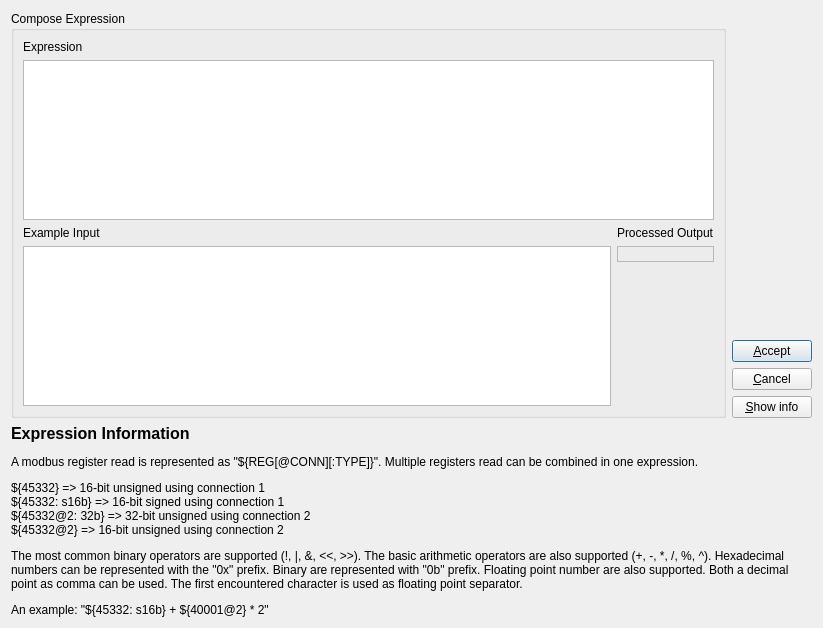
<?xml version="1.0" encoding="UTF-8"?>
<ui version="4.0">
 <class>ExpressionsDialog</class>
 <widget class="QDialog" name="ExpressionsDialog">
  <property name="windowModality">
   <enum>Qt::WindowModal</enum>
  </property>
  <property name="geometry">
   <rect>
    <x>0</x>
    <y>0</y>
    <width>823</width>
    <height>628</height>
   </rect>
  </property>
  <property name="windowTitle">
   <string>Compose expression</string>
  </property>
  <property name="sizeGripEnabled">
   <bool>false</bool>
  </property>
  <layout class="QVBoxLayout" name="verticalLayout_3" stretch="0,1">
   <property name="sizeConstraint">
    <enum>QLayout::SetNoConstraint</enum>
   </property>
   <item>
    <layout class="QHBoxLayout" name="horizontalLayout_3">
     <item>
      <layout class="QVBoxLayout" name="verticalLayout">
       <item>
        <widget class="QGroupBox" name="groupBox">
         <property name="sizePolicy">
          <sizepolicy hsizetype="Minimum" vsizetype="Minimum">
           <horstretch>0</horstretch>
           <verstretch>0</verstretch>
          </sizepolicy>
         </property>
         <property name="title">
          <string>Compose Expression</string>
         </property>
         <layout class="QGridLayout" name="gridLayout" columnstretch="1,0">
          <item row="5" column="0">
           <widget class="QTableWidget" name="tblExpressionInput"/>
          </item>
          <item row="5" column="1">
           <layout class="QVBoxLayout" name="verticalLayout_5">
            <item>
             <widget class="QLabel" name="lblOut">
              <property name="frameShape">
               <enum>QFrame::StyledPanel</enum>
              </property>
              <property name="text">
               <string/>
              </property>
              <property name="alignment">
               <set>Qt::AlignCenter</set>
              </property>
             </widget>
            </item>
            <item>
             <spacer name="verticalSpacer_2">
              <property name="orientation">
               <enum>Qt::Vertical</enum>
              </property>
              <property name="sizeHint" stdset="0">
               <size>
                <width>20</width>
                <height>40</height>
               </size>
              </property>
             </spacer>
            </item>
           </layout>
          </item>
          <item row="3" column="1">
           <widget class="QLabel" name="label_6">
            <property name="text">
             <string>Processed Output</string>
            </property>
           </widget>
          </item>
          <item row="3" column="0">
           <widget class="QLabel" name="label_5">
            <property name="text">
             <string>Example Input</string>
            </property>
           </widget>
          </item>
          <item row="1" column="0">
           <widget class="QLabel" name="label">
            <property name="text">
             <string>Expression</string>
            </property>
            <property name="alignment">
             <set>Qt::AlignLeading|Qt::AlignLeft|Qt::AlignVCenter</set>
            </property>
           </widget>
          </item>
          <item row="2" column="0" colspan="2">
           <widget class="QPlainTextEdit" name="lineExpression"/>
          </item>
         </layout>
        </widget>
       </item>
      </layout>
     </item>
     <item>
      <layout class="QVBoxLayout" name="verticalLayout_2">
       <item>
        <spacer name="verticalSpacer_3">
         <property name="orientation">
          <enum>Qt::Vertical</enum>
         </property>
         <property name="sizeHint" stdset="0">
          <size>
           <width>20</width>
           <height>40</height>
          </size>
         </property>
        </spacer>
       </item>
       <item>
        <widget class="QPushButton" name="btnAccept">
         <property name="text">
          <string>&amp;Accept</string>
         </property>
        </widget>
       </item>
       <item>
        <widget class="QPushButton" name="btnCancel">
         <property name="text">
          <string>&amp;Cancel</string>
         </property>
        </widget>
       </item>
       <item>
        <widget class="QPushButton" name="btnInfo">
         <property name="text">
          <string>&amp;Show info</string>
         </property>
         <property name="checkable">
          <bool>true</bool>
         </property>
        </widget>
       </item>
      </layout>
     </item>
    </layout>
   </item>
   <item>
    <widget class="QWidget" name="widgetInfo" native="true">
     <layout class="QVBoxLayout" name="verticalLayout_4">
      <property name="spacing">
       <number>0</number>
      </property>
      <property name="leftMargin">
       <number>0</number>
      </property>
      <property name="topMargin">
       <number>0</number>
      </property>
      <property name="rightMargin">
       <number>0</number>
      </property>
      <property name="bottomMargin">
       <number>0</number>
      </property>
      <item>
       <widget class="QLabel" name="lblInfo">
        <property name="sizePolicy">
         <sizepolicy hsizetype="Preferred" vsizetype="Minimum">
          <horstretch>0</horstretch>
          <verstretch>0</verstretch>
         </sizepolicy>
        </property>
        <property name="text">
         <string>&lt;html&gt;&lt;head/&gt;&lt;body&gt;&lt;p&gt;&lt;span style=&quot; font-size:12pt; font-weight:600;&quot;&gt;Expression Information&lt;/span&gt;&lt;/p&gt;&lt;p&gt;A modbus register read is represented as &amp;quot;${REG[@CONN][:TYPE]}&amp;quot;. Multiple registers read can be combined in one expression.&lt;/p&gt;&lt;p&gt;${45332} =&amp;gt; 16-bit unsigned using connection 1&lt;br/&gt;${45332: s16b} =&amp;gt; 16-bit signed using connection 1&lt;br/&gt;${45332@2: 32b} =&amp;gt; 32-bit unsigned using connection 2&lt;br/&gt;${45332@2} =&amp;gt; 16-bit unsigned using connection 2&lt;/p&gt;&lt;p&gt;The most common binary operators are supported (!, |, &amp;amp;, &amp;lt;&amp;lt;, &amp;gt;&amp;gt;). The basic arithmetic operators are also supported (+, -, *, /, %, ^). Hexadecimal numbers can be represented with the &amp;quot;0x&amp;quot; prefix. Binary are represented with &amp;quot;0b&amp;quot; prefix. Floating point number are also supported. Both a decimal point as comma can be used. The first encountered character is used as floating point separator.&lt;/p&gt;&lt;p&gt;An example: &amp;quot;${45332: s16b} + ${40001@2} * 2&amp;quot;&lt;/p&gt;&lt;/body&gt;&lt;/html&gt;</string>
        </property>
        <property name="wordWrap">
         <bool>true</bool>
        </property>
       </widget>
      </item>
     </layout>
    </widget>
   </item>
  </layout>
 </widget>
 <tabstops>
  <tabstop>btnAccept</tabstop>
  <tabstop>btnCancel</tabstop>
  <tabstop>btnInfo</tabstop>
 </tabstops>
 <resources/>
 <connections/>
</ui>
